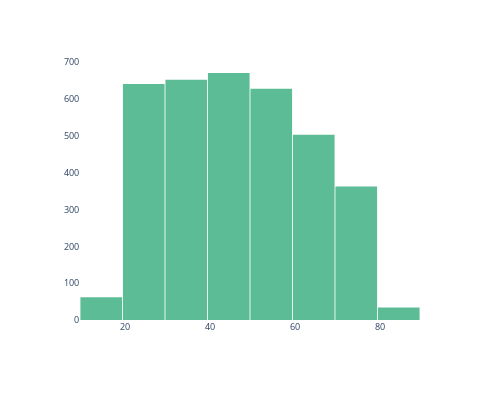

Notebook code for this chart:
### Code cell
import plotly.express as px

fig = px.histogram(
    data[data['gender'] == 'Male'], 
    x = "age",
    nbins = 10,
    color_discrete_sequence=['#5bbc95']
)

fig.update_layout(
    autosize = False,
    width = 500,
    height = 400,
    bargap = 0.02,
    showlegend = False,
    xaxis = dict(
        title = "",
        zeroline=False,
        showgrid = False
    ),
    yaxis = dict(
        title = '',
        visible = True, 
        showticklabels = True,
        showgrid = False
    ),
    font = dict(
        size=9
    ),
    plot_bgcolor = 'rgba(0, 0, 0, 0)',
    paper_bgcolor = 'rgba(0, 0, 0, 0)'
)

fig.show()

### Figure 1 — Plotly figure (JSON) as saved in the notebook; plotly's stock layout.template omitted (floating-point values rounded to 4 significant figures; data arrays with more than 128 entries replaced by an {"elided": "..."} marker saying what was removed)
{"data": [{"alignmentgroup": "True", "bingroup": "x", "hovertemplate": "age=%{x}<br>count=%{y}<extra></extra>", "legendgroup": "", "marker": {"color": "#5bbc95", "pattern": {"shape": ""}}, "name": "", "nbinsx": 10, "offsetgroup": "", "orientation": "v", "showlegend": false, "type": "histogram", "x": {"elided": "3555 int values"}, "xaxis": "x", "yaxis": "y"}], "layout": {"autosize": false, "bargap": 0.02, "barmode": "relative", "font": {"size": 9}, "height": 400, "legend": {"tracegroupgap": 0}, "margin": {"t": 60}, "paper_bgcolor": "rgba(0, 0, 0, 0)", "plot_bgcolor": "rgba(0, 0, 0, 0)", "showlegend": false, "width": 500, "xaxis": {"anchor": "y", "domain": [0, 1], "showgrid": false, "title": {"text": ""}, "zeroline": false}, "yaxis": {"anchor": "x", "domain": [0, 1], "showgrid": false, "showticklabels": true, "title": {"text": ""}, "visible": true}}}
